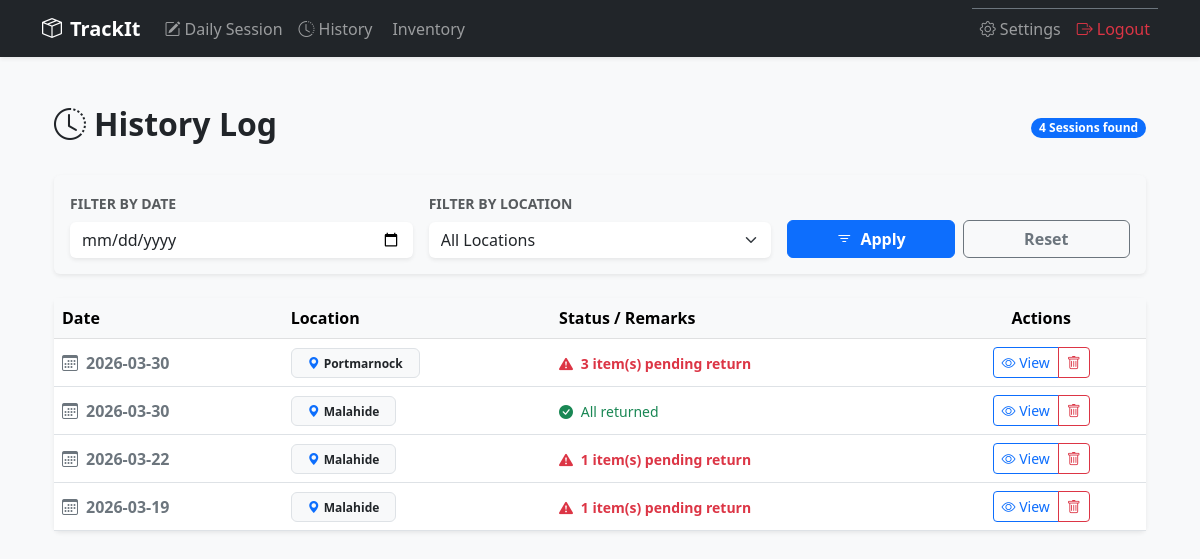
The page /history (signed in) on the database its author committed.
### models.py (models this page shows)
class Place(db.Model):
    id = db.Column(db.Integer, primary_key=True)
    name = db.Column(db.String(100), nullable=False)
    is_active = db.Column(db.Boolean, default=True)

### app.py (the view)
@app.route('/history')
def history():
    if 'user_id' not in session: return redirect(url_for('login'))
    page = request.args.get('page', 1, type=int)
    f_date = request.args.get('filter_date', '')
    f_place = request.args.get('filter_place', '')
    query = db.session.query(
        func.date(DayRecord.timestamp).label('day'),
        DayRecord.place_id,
        Place.name.label('place_name'),
        func.sum(case((DayRecord.is_returned == False, 1), else_=0)).label('unreturned_count')
    ).join(Place).filter(DayRecord.user_id == session['user_id'])
    if f_date:
        query = query.filter(func.date(DayRecord.timestamp) == f_date)
    if f_place:
        query = query.filter(DayRecord.place_id == f_place)
    pagination = query.group_by(func.date(DayRecord.timestamp), DayRecord.place_id)\
                      .order_by(desc('day'))\
                      .paginate(page=page, per_page=10)
    all_places = Place.query.filter_by(is_active=True).order_by(Place.name).all()
    return render_template('history.html',
                           pagination=pagination,
                           all_places=all_places,
                           f_date=f_date,
                           f_place=f_place)

### templates/history.html (shortened to what this page needs)
{% extends "base.html" %}
{% block content %}
<div class="container py-4">
    <div class="d-flex justify-content-between align-items-center mb-4">
        <h2 class="fw-bold"><i class="bi bi-clock-history me-2"></i>History Log</h2>
        <span class="badge bg-primary rounded-pill">{{ pagination.total }} Sessions found</span>
    </div>
    <div class="card shadow-sm border-0 mb-4 bg-light">
        <div class="card-body">
            <form method="GET" action="{{ url_for('history') }}" class="row g-3 align-items-end">
                <div class="col-md-4">
                    <label class="form-label small fw-bold text-muted text-uppercase">Filter by Date</label>
                    <input type="date" name="filter_date" class="form-control border-0 shadow-sm" value="{{ f_date }}">
                </div>
                <div class="col-md-4">
                    <label class="form-label small fw-bold text-muted text-uppercase">Filter by Location</label>
                    <select name="filter_place" class="form-select border-0 shadow-sm">
                        <option value="">All Locations</option>
                    </select>
                </div>
                <div class="col-md-4 d-flex gap-2">
                    <button type="submit" class="btn btn-primary w-100 fw-bold">
                        <i class="bi bi-filter me-1"></i> Apply
                    </button>
                    <a href="{{ url_for('history') }}" class="btn btn-outline-secondary w-100 fw-bold">
                        Reset
                    </a>
                </div>
            </form>
        </div>
    </div>
    <div class="card shadow-sm border-0">
        <div class="table-responsive">
            <table class="table table-hover align-middle mb-0">
                <thead class="table-light">
                    <tr>
                        <th>Date</th>
                        <th>Location</th>
                        <th>Status / Remarks</th>
                        <th class="text-center">Actions</th>
                    </tr>
                </thead>
                <tbody>
                    {% for s in pagination.items %}
                    <tr>
                        <td class="fw-bold text-secondary">
                            <i class="bi bi-calendar3 me-2"></i>{{ s.day }}
                        </td>
                        <td>
                            <span class="badge bg-light text-dark border px-3 py-2">
                                <i class="bi bi-geo-alt-fill me-1 text-primary"></i>{{ s.place_name }}
                            </span>
                        </td>
                        <td>
                            {% if s.unreturned_count > 0 %}
                                <span class="text-danger fw-bold small">
                                    <i class="bi bi-exclamation-triangle-fill me-1"></i>
                                    {{ s.unreturned_count }} item(s) pending return
                                </span>
                            {% else %}
                                <span class="text-success small">
                                    <i class="bi bi-check-circle-fill me-1"></i>
                                    All returned
                                </span>
                            {% endif %}
                        </td>
                        <td class="text-center">
                            <div class="btn-group">
                                <a href="{{ url_for('session_details', ts=s.day, place_id=s.place_id) }}"
                                   class="btn btn-sm btn-outline-primary">
                                    <i class="bi bi-eye"></i> View
                                </a>
                                <a href="{{ url_for('delete_session', ts=s.day, place_id=s.place_id) }}"
                                   class="btn btn-sm btn-outline-danger"
                                   onclick="return confirm('Delete this entire session?')">
                                    <i class="bi bi-trash"></i>
                                </a>
                            </div>
                        </td>
                    </tr>
                    {% endfor %}
                </tbody>
            </table>
        </div>
    </div>
</div>
{% endblock %}

### rows shown on the page
Place: day "2026-03-22", place_name "Malahide", unreturned_count "1", day "2026-03-19"

### other values the page prints
{{ pagination.total }} "4"
{{ s.day }} "2026-03-30" "2026-03-30"
{{ s.place_name }} "Portmarnock" "Malahide"
{{ s.unreturned_count }} "3"
